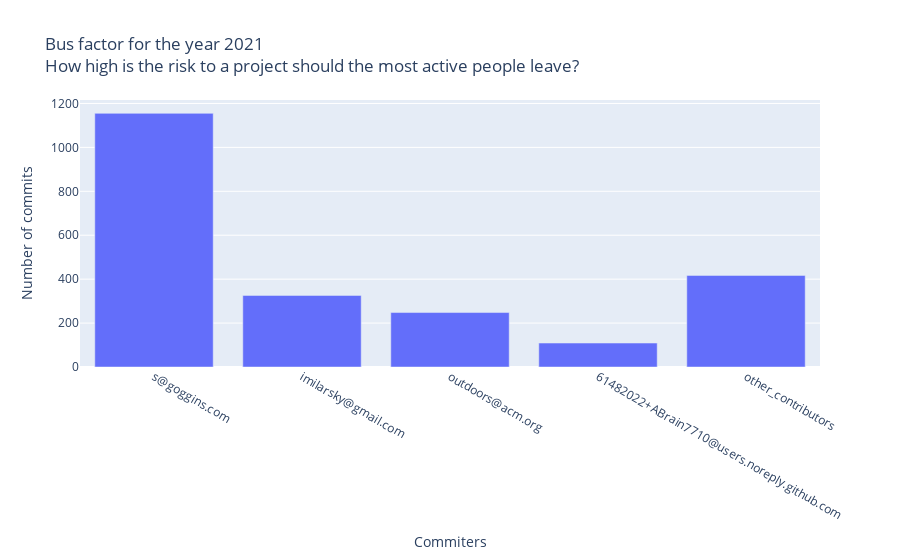

Here is the notebook cell this chart was saved with:
### Markdown cell above
### Bus Factor

### Code cell
from termcolor import colored
from requests import request
import json
from pandas.io.json import json_normalize
import pandas as pd
import plotly.graph_objects as go

r = requests.get('http://augur.chaoss.io/api/unstable/repos/25440/top-committers?year=2021&threshold=.8')
data = r.json()
df=pd.DataFrame(data)

fig = go.Figure([go.Bar(x=df['email'], y=df['commits'])])
fig.update_layout(title_text="Bus factor for the year 2021 <br>How high is the risk to a project should the most active people leave")
fig.update_xaxes(title_text="Commiters")
fig.update_yaxes(title_text="Number of commits")
fig.show()

### Figure 1 — Plotly figure (JSON) as saved in the notebook; plotly's stock layout.template omitted (floating-point values rounded to 4 significant figures)
{"data": [{"type": "bar", "x": ["s@goggins.com", "imilarsky@gmail.com", "outdoors@acm.org", "61482022+ABrain7710@users.noreply.github.com", "other_contributors"], "y": [1155, 326, 248, 109, 417]}], "layout": {"title": {"text": "Bus factor for the year 2021 <br>How high is the risk to a project should the most active people leave? "}, "xaxis": {"title": {"text": "Commiters"}}, "yaxis": {"title": {"text": "Number of commits"}}}}
